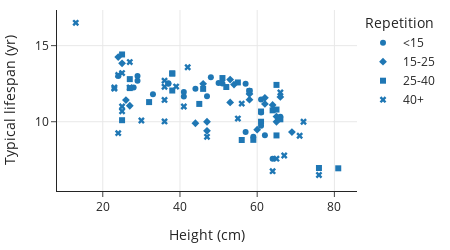

The cell this chart's notebook holds for it:
### Markdown cell above
Now each group has about 30 breeds in it, and having fewer categories makes it easier to decipher relationships. These categories are conveyed by differently shaped symbols in a scatter plot:

### Code cell
px.scatter(dogs.dropna(subset=['repetition']), x='height', y='longevity', 
           symbol='repetition', width=450, height=250,
           labels={'height':'Height (cm)', 
                   'longevity':'Typical lifespan (yr)',
                  'repetition':'Repetition'},
          )

### Figure 1 — Plotly figure (JSON) as saved in the notebook; plotly's stock layout.template omitted (floating-point values rounded to 4 significant figures)
{"data": [{"hovertemplate": "Repetition=<15<br>Height (cm)=%{x}<br>Typical lifespan (yr)=%{y}<extra></extra>", "legendgroup": "<15", "marker": {"color": "#1F77B4", "symbol": "circle"}, "mode": "markers", "name": "<15", "orientation": "v", "showlegend": true, "type": "scatter", "x": [51, 48, 41, 37, 24, 47, 37, 33, 50, 41, 61, 58, null, 58, 59, 66, 61, 28, 62, 61, 64, 61, 61, 29, 61, 57, 44, 29, 47, 57, 64], "xaxis": "x", "y": [12.52, 12.92, 11.66, 12.5, 13, 11.67, 12.53, 11.81, 12.54, 11.95, 11.46, 12.04, 9.67, 12.04, 9.02, 10.33, 10.6, 12.25, 9.11, 9.73, 7.56, null, null, 12.7, null, 9.33, 12.17, 13, null, 12.5, null], "yaxis": "y"}, {"hovertemplate": "Repetition=15-25<br>Height (cm)=%{x}<br>Typical lifespan (yr)=%{y}<extra></extra>", "legendgroup": "15-25", "marker": {"color": "#1F77B4", "symbol": "diamond"}, "mode": "markers", "name": "15-25", "orientation": "v", "showlegend": true, "type": "scatter", "x": [null, 25, 46, 26, 27, null, 66, 58, 54, 60, 64, 62, 62, 53, 65, 47, 65, 47, 69, 58, 46, 53, 44, null, 29, 51, 25, 42, 24], "xaxis": "x", "y": [14, 13.84, 12.49, 11.42, 11.05, 12.6, 11.63, 11.83, 12.44, 9.48, 11.1, 11.57, 11.17, 11.27, 10.34, 10, 10, 9.4, 9.32, 11.45, null, 12.77, 9.9, 9.32, null, null, null, null, 14.25], "yaxis": "y"}, {"hovertemplate": "Repetition=25-40<br>Height (cm)=%{x}<br>Typical lifespan (yr)=%{y}<extra></extra>", "legendgroup": "25-40", "marker": {"color": "#1F77B4", "symbol": "square"}, "mode": "markers", "name": "25-40", "orientation": "v", "showlegend": true, "type": "scatter", "x": [55, null, 51, 27, null, 27, 65, 25, 52, null, 25, 32, 38, 58, null, 66, 65, 59, 61, 81, 76, 58, 42, 64, 48, 64, 61, 45, 61, 64, 46, 71, 65, null, 38, 46, 38, 38, 56], "xaxis": "x", "y": [12.58, 12.63, 12.87, 12.8, 13.51, 12.21, 12.42, 14.42, 12.28, 10.92, 10.1, 11.29, 12.05, 12, 9.36, 10.16, 9.1, 8.81, 10.67, 6.94, 6.96, null, null, null, null, 10.75, null, 11.17, 10, null, null, null, 10.8, 8.7, 13.17, 12.16, null, 13.17, 8.8], "yaxis": "y"}, {"hovertemplate": "Repetition=40+<br>Height (cm)=%{x}<br>Typical lifespan (yr)=%{y}<extra></extra>", "legendgroup": "40+", "marker": {"color": "#1F77B4", "symbol": "x"}, "mode": "markers", "name": "40+", "orientation": "v", "showlegend": true, "type": "scatter", "x": [27, 13, 23, 25, null, 36, 39, 41, 24, 36, 42, 36, 23, 25, 66, null, 56, null, 71, 55, 47, 64, 65, 76, 67, null, 30, 72, 24, 37, 36, 27, 25], "xaxis": "x", "y": [13.92, 16.5, 12.25, 13.2, 12, 12.3, 12.31, 11, 13.07, 11.43, 13.58, 10.02, 12.17, 10.69, 11.92, 11.56, 11.19, 9, 9.08, 10.21, 9.01, 6.75, 7.57, 6.5, 7.78, 6.29, 10.08, 10, 9.25, null, 12.7, 12.25, 11], "yaxis": "y"}], "layout": {"height": 250, "legend": {"title": {"text": "Repetition"}, "tracegroupgap": 0}, "width": 450, "xaxis": {"anchor": "y", "autorange": true, "domain": [0, 1], "range": [8.143, 85.86], "title": {"text": "Height (cm)"}, "type": "linear"}, "yaxis": {"anchor": "x", "autorange": true, "domain": [0, 1], "range": [5.449, 17.34], "title": {"text": "Typical lifespan (yr)"}, "type": "linear"}}}
